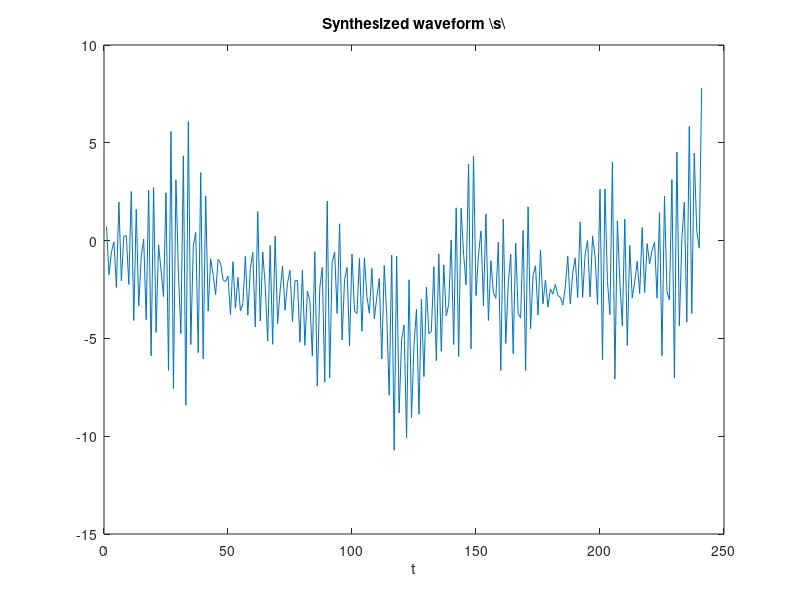

The MATLAB script that drew this image:
% for p=10 model of sound 's'
a = [1,1.63614982448397,0.882745291534022,-0.174884140926944,-0.253039240829985,-0.370752035574149,-0.381388031674158,-0.255543293068461,0.00507731220266254,0.124808255685261,0.134048946480061;];
sigma = sqrt(0.011294540783375);
Fs = 8000;

% Generating the white noise signal
wgnoise = wgn(8000,1,sigma.^2);

S = zeros(8000,1);

for i=11:8000,
    S(i) = wgnoise(i)- S(i-1:-1:i-10)'*a(2:end)';
end

Sd = zeros(8000,1);
Sd(1) = S(i);
for i=11:8000,
    Sd(i) = 0.975*Sd(i-1) + S(i);
end

Ssyn = Sd(11:2410);
figure(1)
plot(Ssyn(500:740))
title('Synthesized waveform \s\')
xlabel('t')


